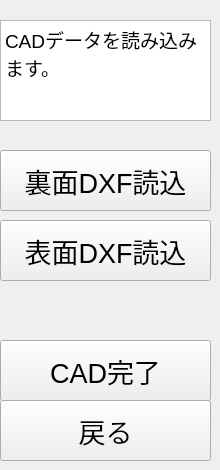
     <widget class="QWidget" name="page_7">
      <widget class="QTextEdit" name="textEdit_5">
       <property name="geometry">
        <rect>
         <x>0</x>
         <y>20</y>
         <width>211</width>
         <height>101</height>
        </rect>
       </property>
       <property name="readOnly">
        <bool>true</bool>
       </property>
       <property name="html">
        <string>&lt;!DOCTYPE HTML PUBLIC &quot;-//W3C//DTD HTML 4.0//EN&quot; &quot;http://www.w3.org/TR/REC-html40/strict.dtd&quot;&gt;
&lt;html&gt;&lt;head&gt;&lt;meta name=&quot;qrichtext&quot; content=&quot;1&quot; /&gt;&lt;meta charset=&quot;utf-8&quot; /&gt;&lt;style type=&quot;text/css&quot;&gt;
p, li { white-space: pre-wrap; }
hr { height: 1px; border-width: 0; }
li.unchecked::marker { content: &quot;\2610&quot;; }
li.checked::marker { content: &quot;\2612&quot;; }
&lt;/style&gt;&lt;/head&gt;&lt;body style=&quot; font-family:'Yu Gothic UI'; font-size:9pt; font-weight:400; font-style:normal;&quot;&gt;
&lt;p style=&quot; margin-top:0px; margin-bottom:0px; margin-left:0px; margin-right:0px; -qt-block-indent:0; text-indent:0px;&quot;&gt;&lt;span style=&quot; font-family:'MS UI Gothic'; font-size:14pt;&quot;&gt;CADデータを読み込みます。&lt;/span&gt;&lt;/p&gt;
&lt;p style=&quot;-qt-paragraph-type:empty; margin-top:0px; margin-bottom:0px; margin-left:0px; margin-right:0px; -qt-block-indent:0; text-indent:0px; font-family:'MS UI Gothic'; font-size:14pt;&quot;&gt;&lt;br /&gt;&lt;/p&gt;&lt;/body&gt;&lt;/html&gt;</string>
       </property>
      </widget>
      <widget class="QPushButton" name="PushButtonReadDXFUpper">
       <property name="geometry">
        <rect>
         <x>0</x>
         <y>150</y>
         <width>211</width>
         <height>61</height>
        </rect>
       </property>
       <property name="font">
        <font>
         <family>MS UI Gothic</family>
         <pointsize>20</pointsize>
        </font>
       </property>
       <property name="styleSheet">
        <string notr="true"/>
       </property>
       <property name="text">
        <string>裏面DXF読込</string>
       </property>
       <property name="checkable">
        <bool>false</bool>
       </property>
       <property name="checked">
        <bool>false</bool>
       </property>
       <property name="autoDefault">
        <bool>false</bool>
       </property>
       <property name="default">
        <bool>false</bool>
       </property>
       <property name="flat">
        <bool>false</bool>
       </property>
      </widget>
      <widget class="QPushButton" name="PushButtonReadDXFLower">
       <property name="geometry">
        <rect>
         <x>0</x>
         <y>220</y>
         <width>211</width>
         <height>61</height>
        </rect>
       </property>
       <property name="font">
        <font>
         <family>MS UI Gothic</family>
         <pointsize>20</pointsize>
        </font>
       </property>
       <property name="styleSheet">
        <string notr="true"/>
       </property>
       <property name="text">
        <string>表面DXF読込</string>
       </property>
       <property name="checkable">
        <bool>false</bool>
       </property>
       <property name="checked">
        <bool>false</bool>
       </property>
       <property name="autoDefault">
        <bool>false</bool>
       </property>
       <property name="default">
        <bool>false</bool>
       </property>
       <property name="flat">
        <bool>false</bool>
       </property>
      </widget>
      <widget class="QPushButton" name="PushButtonDXFReturn">
       <property name="geometry">
        <rect>
         <x>0</x>
         <y>340</y>
         <width>211</width>
         <height>61</height>
        </rect>
       </property>
       <property name="font">
        <font>
         <family>MS UI Gothic</family>
         <pointsize>20</pointsize>
        </font>
       </property>
       <property name="styleSheet">
        <string notr="true"/>
       </property>
       <property name="text">
        <string>CAD完了</string>
       </property>
       <property name="checkable">
        <bool>false</bool>
       </property>
       <property name="checked">
        <bool>false</bool>
       </property>
       <property name="autoDefault">
        <bool>false</bool>
       </property>
       <property name="default">
        <bool>false</bool>
       </property>
       <property name="flat">
        <bool>false</bool>
       </property>
      </widget>
      <widget class="QPushButton" name="PushButtonDXFPrev">
       <property name="geometry">
        <rect>
         <x>0</x>
         <y>400</y>
         <width>211</width>
         <height>61</height>
        </rect>
       </property>
       <property name="font">
        <font>
         <family>MS UI Gothic</family>
         <pointsize>20</pointsize>
        </font>
       </property>
       <property name="styleSheet">
        <string notr="true"/>
       </property>
       <property name="text">
        <string>戻る</string>
       </property>
       <property name="checkable">
        <bool>false</bool>
       </property>
       <property name="checked">
        <bool>false</bool>
       </property>
       <property name="autoDefault">
        <bool>false</bool>
       </property>
       <property name="default">
        <bool>false</bool>
       </property>
       <property name="flat">
        <bool>false</bool>
       </property>
      </widget>
     </widget>
